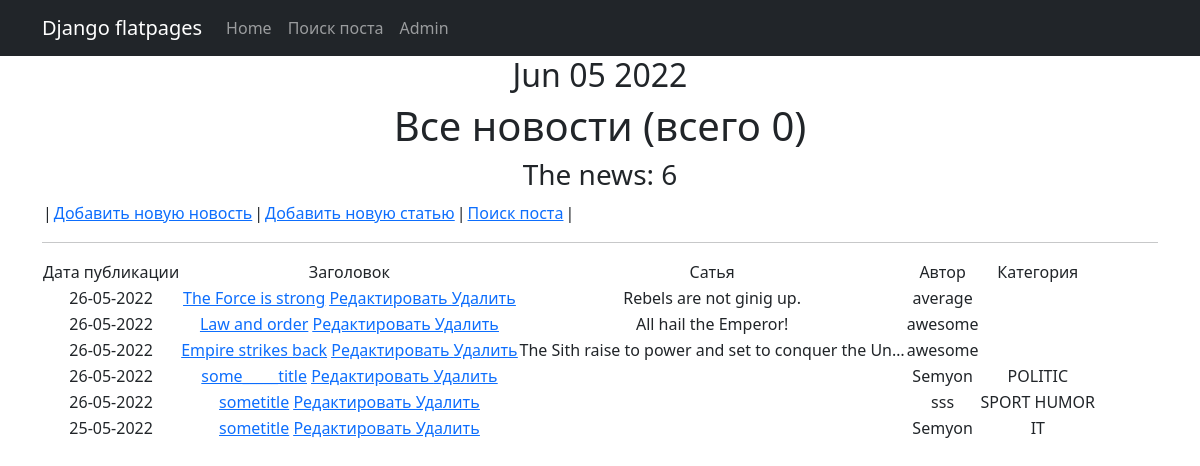
The page /news/ on the database as committed earlier.
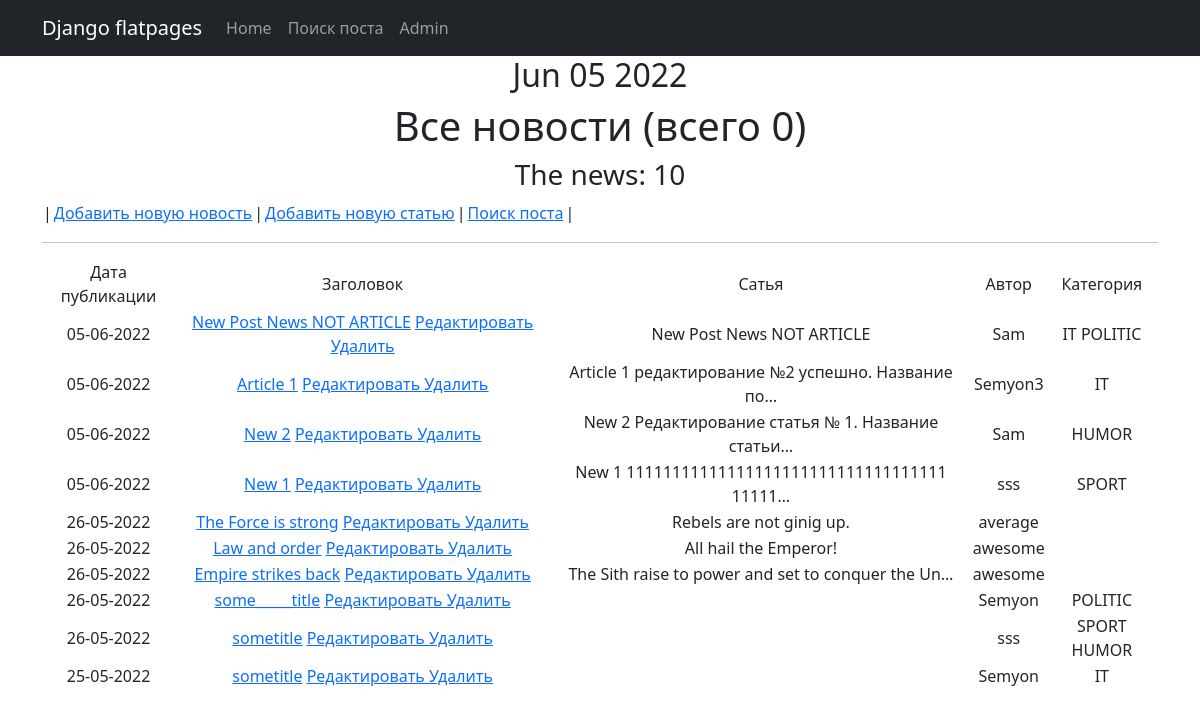
The same page on the database as committed later.
### news/models.py (models this page shows, shortened)
class Post(models.Model):
    author = models.ForeignKey(Author, on_delete=models.CASCADE)
    NEWS = 'NW'
    ARTICLE = 'AR'
    CAT_CHOICES = (
        (NEWS, 'Новость'),
        (ARTICLE, 'Статья'),
    )
    type = models.CharField(max_length=2, choices=CAT_CHOICES, default=ARTICLE)
    date = models.DateTimeField(auto_now_add=True)
    category = models.ManyToManyField(Category, through='PostCategory')
    text = models.TextField(default='')
    title = models.CharField(max_length=255)
    rating = models.SmallIntegerField(default=0)

class Author(models.Model):
    username = models.OneToOneField(User, on_delete=models.CASCADE)
    rating = models.SmallIntegerField(default=0)

class Category(models.Model):
    name = models.CharField(max_length=255, unique=True)
    def __str__(self):
        return f'{self.name}'

### news/views.py (the view)
# urls.py: path('', NewsList.as_view()),  # т. к. сам по себе это класс, то нам надо представить этот класс в виде view. Для этого вызываем метод as_view
class NewsList(ListView):
    model = Post  # указываем модель, объекты которой мы будем выводить
    template_name = 'news.html'  # шаблон, в котором будет лежать HTML, в котором будут все инструкции о том, как именно пользователю должны вывестись наши объекты
    context_object_name = 'news' # список объектов данной модели из БД, для дальнейшей работы с ним в html-шаблоне
    ordering = ['-date']
    paginate_by = 10  # постраничный вывод
    form_class = PostForm  # добавляем форм класс, чтобы получать доступ к форме через метод POST

### news/templatetags/custom_filters.py (called while the page is built)
@register.filter(name='censor') # регистрируем наш фильтр под именем Censor, чтоб django понимал, что это именно фильтр, а не простая функция
def Censor(value): # первый аргумент здесь это то значение, к которому надо применить фильтр, второй аргумент — это аргумент фильтра, т. е. примерно следующее будет в шаблоне value|Censor
    STRONG_WORDS = ["php", "редиска"]
    if not isinstance(value, str):
        raise ValueError('Нельзя цензурировать не строку')
    for word in STRONG_WORDS:
        value = value.replace(word[1:], '*' * (len(word)-1))
    return value

### news/templatetags/custom_tags.py (called while the page is built)
@register.simple_tag()
def current_time(format_string='%b %d %Y'):
    return datetime.utcnow().strftime(format_string)

### templates/news.html (shortened to what this page needs)
{% extends 'flatpages/default.html' %}
{% load custom_tags %}
{% load custom_filters %}
{% block content %}
    <h2>{% current_time '%b %d %Y' %}</h2>
    <h1>Все новости (всего {{filter.qs|length}})</h1>
    <h3>The news:
        <span> {{ news|length }} </span>
    </h3>
    <table>
        <td>|</td>
        <td><a href="{% url 'new_create' %}">Добавить новую новость</a><br></td>
        <td>|</td>
        <td><a href="{% url 'article_create' %}">Добавить новую статью</a><br></td>
        <td>|</td>
        <td><a href="{% url 'search' %}">Поиск поста </a><br></td>
        <td>|</td>
    </table>
    <hr>
    {% if news %}
        <table>
            <tr>
                <td>
                    Дата публикации
                </td>
                <td>
                    Заголовок
                </td>
                <td>
                    Сатья
                </td>
                <td>
                    Автор
                </td>
                <td>
                    Категория
                </td>
            </tr>
            {% for new in news %}
                <tr>
                    <td>
                        {{ new.date|date:'d-m-Y' }}
                    </td>
                    <td>
                        {% if new.type == 'NEWS' %}
                            <a href="{% url 'new' new.id %}">{{ new.title|censor }}</a>
                            <a href="{% url 'new_update' new.id %}"><u> Редактировать </u></a>
                            <a href="{% url 'new_delete' new.id %}"><u> Удалить </u></a>
                        {% else %}
                            <a href="{% url 'new' new.id %}">{{ new.title|censor }}</a>
                            <a href="{% url 'article_update' new.id %}"><u> Редактировать </u></a>
                            <a href="{% url 'article_delete' new.id %}"><u> Удалить </u></a>
                        {% endif %}
                    </td>
                    <td>
                        {{ new.text|truncatechars:50 }}
                    </td>
                    <td>
                        {{ new.author.username }}
                    </td>
                    <td>
                        {% for category in new.category.all %}
                            {{ category }}
                        {% endfor %}
                    </td>
                </tr>
            {% endfor %}
        </table>
    {% else %}
        <h2>НОВОСТЕЙ НЕТ!</h2>
    {% endif %}
{% endblock content %}

### templates/flatpages/default.html (shortened to what this page needs)
<!DOCTYPE html>
<html lang="en">
    <head>
         {% load static %}
        <link href="{% static 'css/styles.css' %}" rel="stylesheet" />
    </head>
    <body>
        <nav class="navbar navbar-expand-lg navbar-dark bg-dark static-top">
           <div class="container">
               <a class="navbar-brand" href="#">Django flatpages</a>
               <div class="collapse navbar-collapse" id="navbarResponsive">
                   <ul class="navbar-nav ml-auto">
                       <li class="nav-item active">
                           <a class="nav-link" href="/news/">Home</a>
                       </li>
                       <li>
                           <a class="nav-link"  href="{% url 'search' %}">Поиск поста</a>
                       </li>
                       <li class="nav-item active">
                           <a class="nav-link" href="/admin/">Admin</a>
                       </li>
                   </ul>
               </div>
           </div>
        </nav>
        <div class="container">
           <div class="row">
               <div class="col-lg-12 text-center">
                   {% block content %}{% endblock content %}
               </div>
           </div>
        </div>
    </body>
</html>

Rows that differ between the two databases and show on the page:
added Post: date "05-06-2022", title|censor "New Post News NOT ARTICLE", text "New Post News NOT ARTICLE", author.username "Sam", Category (name "IT"), Category (name "POLITIC")
added Post: date "05-06-2022", title|censor "Article 1", text "Article 1 редактирование №2 успешно. Название по…", author.username "Semyon3", Category (name "IT")
added Post: date "05-06-2022", title|censor "New 2", text "New 2 Редактирование статья № 1. Название статьи…", author.username "Sam", Category (name "HUMOR")
added Post: date "05-06-2022", title|censor "New 1", text "New 1 11111111111111111111111111111111111 11111…", author.username "sss", Category (name "SPORT")
Other text that changed with them:
{{ news|length }}: "6" → "10"
